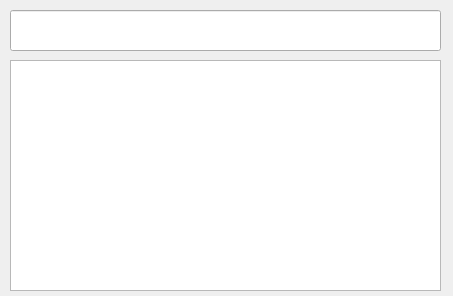
<?xml version="1.0" encoding="UTF-8"?>
<ui version="4.0">
 <class>EmoRetrievalWindowClass</class>
 <widget class="QWidget" name="EmoRetrievalWindowClass">
  <property name="geometry">
   <rect>
    <x>0</x>
    <y>0</y>
    <width>453</width>
    <height>296</height>
   </rect>
  </property>
  <property name="windowTitle">
   <string>EmoRetrievalWindow</string>
  </property>
  <widget class="QLineEdit" name="lineEdit">
   <property name="geometry">
    <rect>
     <x>10</x>
     <y>10</y>
     <width>431</width>
     <height>41</height>
    </rect>
   </property>
  </widget>
  <widget class="QListWidget" name="listWidget">
   <property name="geometry">
    <rect>
     <x>10</x>
     <y>60</y>
     <width>431</width>
     <height>231</height>
    </rect>
   </property>
  </widget>
 </widget>
 <layoutdefault spacing="6" margin="11"/>
 <resources/>
 <connections/>
</ui>
